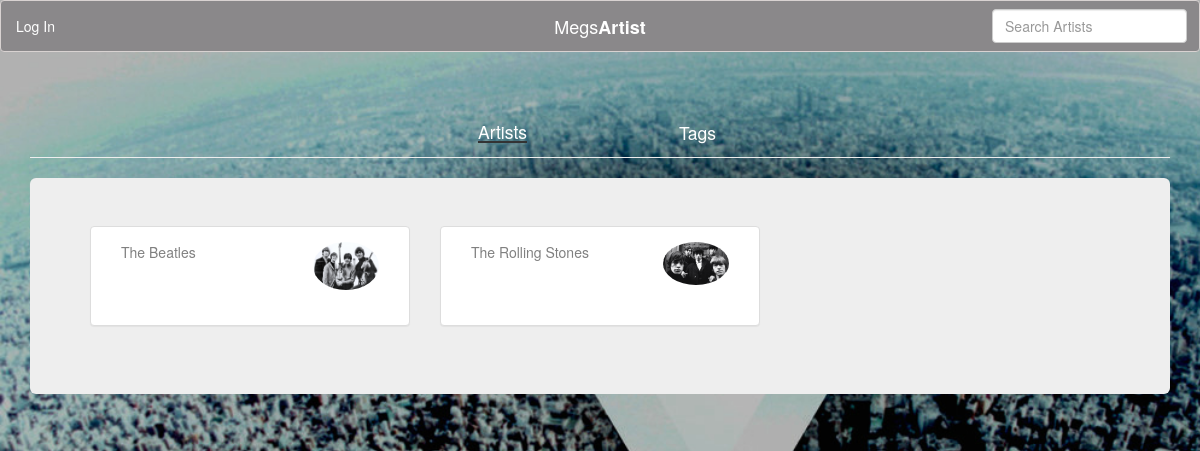
Screenshot of /artists/ with the database file from the repository.
### flaskapp.py (models this page shows, shortened)
class Artist(db.Model):
    id = db.Column(db.Integer, primary_key=True)
    name = db.Column(db.String(64), unique=True)
    description = db.Column(db.String(264), unique=False)
    image = db.Column(db.String(264), unique=False)
    tags = db.relationship('Tag', secondary=artist_to_tag,
                           backref=db.backref('artist', lazy='dynamic'))
    users = db.relationship('User', backref='artist', lazy='dynamic')

### flaskapp.py (the view)
@app.route('/artists/')
def artists():
    artistNamesImages = zip([artist.name for artist in
                             Artist.query.all()], [artist.image for artist in
                                                   Artist.query.all()])
    return render_template('artists.html', artistNamesImages=sorted(artistNamesImages, key=lambda tup: tup[0]))

### templates/artists.html (shortened to what this page needs)
{% extends "base.html" %}
{% block page_content %}
    <div class="page-header">
        <div class="row text-center form-tabs">
            <div class="active col-md-2 col-md-offset-4"><a id="form_link" href="/artists/">Artists</a></div>
            <div class="col-md-2"><a id="form_link" href="/tags/">Tags</a></div>
        </div>
    </div>
    <div class="jumbotron">
    <div class="row">
            {% for artistName,artistImage in artistNamesImages %}
                <div class="col-md-4">
                    {% if current_user.is_authenticated and current_user.artist.name==artistName %}
                        <div class="panel panel-default artist-highlight">
                    {% else %}
                        <div class="panel panel-default">
                            {% endif %}
                    <div class="panel-body">
                        <div class="col-md-8">
                            <a id="artist-link" href="{{ artistName }}">
                                {{ artistName }}
                            </a>
                        </div>
                        <div class="col-md-4">
                            <img class="img-responsive img-circle" src="/uploadedImg/{{ artistImage }}">
                        </div>
                    </div>
                </div>
                </div>
            {% endfor %}
        </div>
    </div>
    </div>
{% endblock %}

### static/styles.css (style rules this page uses)
.form-tabs div { font-size: 25px; }
.form-tabs div.active { font-weight: bold; text-decoration: underline; }
.panel { min-height: 100px !Important; }
body { background-image: url("/static/img/Untitled.jpg"); background-size: cover; font-family: 'Helvetica Neue', Helvetica, Arial, sans-serif; background-attachment: fixed; font-weight: 300; }
#form_link { color: white; font-family: 'Helvetica Neue', Helvetica, Arial, sans-serif; font-weight: 100; font-size: 70%; }
#artist-link { color:grey; font-family: 'Helvetica Neue', Helvetica, Arial, sans-serif; font-weight: 200; }

### rows the page displays
Artist: artistNamesImages "The Beatles", image (picture)
Artist: artistNamesImages "The Rolling Stones", image (picture)
